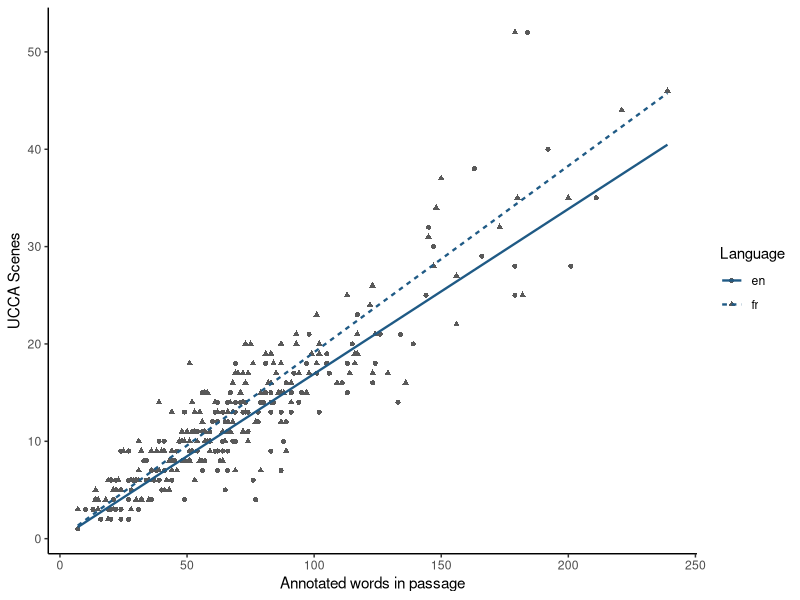

Write R code to recreate this figure.
## ---- chunk 1
#| label: inspect-one-ucca-pair
ucca_preview <- read.csv("data/ucca-french-english/passage-counts.csv")
ucca_preview[ucca_preview$pair_id == ucca_preview$pair_id[[1L]], c(
  "pair_id", "language", "release_passage_id", "word_count",
  "scene_count", "scene_count_primary_main_relation", "remote_edge_count",
  "participant_primary_edge_count", "participant_remote_edge_count"
)]
## ---- chunk 2
#| label: fit-ucca-poisson
library(lme4)
library(ggplot2)

ucca <- read.csv("data/ucca-french-english/passage-counts.csv")
ucca$pair_id <- factor(ucca$pair_id)
ucca$language <- factor(
  ucca$language,
  levels = c("en", "fr")
)

fit <- glmer(
  scene_count ~ language +
    offset(log(word_count)) +
    (1 | pair_id),
  data = ucca,
  family = poisson(link = "log"),
  nAGQ = 1L,
  control = glmerControl(optimizer = "bobyqa")
)

terminal_fit <- glmer(
  scene_count ~ language +
    offset(log(terminal_count)) +
    (1 | pair_id),
  data = ucca,
  family = poisson(link = "log"),
  nAGQ = 1L,
  control = glmerControl(optimizer = "bobyqa")
)

data_summary <- c(
  graph_rows = nrow(ucca),
  aligned_pairs = nlevels(ucca$pair_id),
  english_scenes = sum(ucca$scene_count[ucca$language == "en"]),
  french_scenes = sum(ucca$scene_count[ucca$language == "fr"])
)
data_summary

language_coefficient <- lme4::fixef(fit)[["languagefr"]]
french_english_rate_ratio <- exp(language_coefficient)
terminal_rate_ratio <- exp(
  lme4::fixef(terminal_fit)[["languagefr"]]
)
c(
  french_log_rate_coefficient = language_coefficient,
  french_english_rate_ratio_per_word = french_english_rate_ratio,
  sensitivity_rate_ratio_per_terminal = terminal_rate_ratio
)
## ---- chunk 3
#| label: plot-ucca-poisson
prediction_grid <- expand.grid(
  word_count = seq(
    min(ucca$word_count),
    max(ucca$word_count),
    length.out = 180L
  ),
  language = factor(
    c("en", "fr"),
    levels = levels(ucca$language)
  )
)
prediction_grid$population_fitted_scenes <- predict(
  fit,
  newdata = prediction_grid,
  type = "response",
  re.form = NA
)

ggplot(
  ucca,
  aes(x = word_count, y = scene_count, shape = language)
) +
  geom_point(size = 1.4, color = "grey35") +
  geom_line(
    data = prediction_grid,
    aes(
      y = population_fitted_scenes,
      linetype = language
    ),
    color = "#1F5A85",
    linewidth = 0.8
  ) +
  labs(
    x = "Annotated words in passage",
    y = "UCCA Scenes",
    shape = "Language",
    linetype = "Language"
  ) +
  theme_classic()
